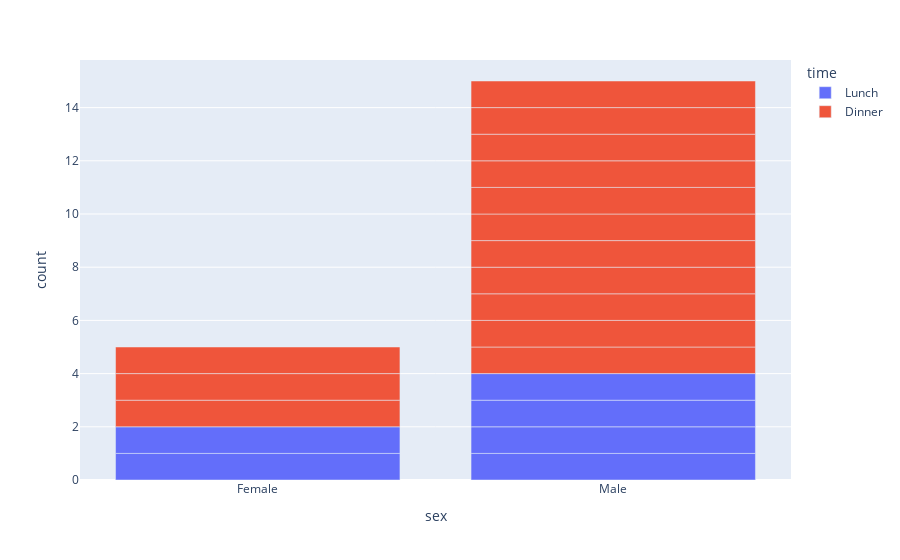

Notebook code for this chart:
### Code cell
fif = px.bar(data_frame= df, x="sex", color="time")
fif.show()

### Figure 1 — Plotly figure (JSON) as saved in the notebook; plotly's stock layout.template omitted (floating-point values rounded to 4 significant figures)
{"data": [{"hovertemplate": "time=Lunch<br>sex=%{x}<br>count=%{y}<extra></extra>", "legendgroup": "Lunch", "marker": {"color": "#636efa", "pattern": {"shape": ""}}, "name": "Lunch", "orientation": "v", "showlegend": true, "textposition": "auto", "type": "bar", "x": ["Female", "Male", "Male", "Male", "Male", "Female"], "xaxis": "x", "y": [1, 1, 1, 1, 1, 1], "yaxis": "y"}, {"hovertemplate": "time=Dinner<br>sex=%{x}<br>count=%{y}<extra></extra>", "legendgroup": "Dinner", "marker": {"color": "#EF553B", "pattern": {"shape": ""}}, "name": "Dinner", "orientation": "v", "showlegend": true, "textposition": "auto", "type": "bar", "x": ["Male", "Female", "Male", "Male", "Male", "Female", "Male", "Male", "Male", "Female", "Male", "Male", "Male", "Male"], "xaxis": "x", "y": [1, 1, 1, 1, 1, 1, 1, 1, 1, 1, 1, 1, 1, 1], "yaxis": "y"}], "layout": {"barmode": "relative", "legend": {"title": {"text": "time"}, "tracegroupgap": 0}, "margin": {"t": 60}, "xaxis": {"anchor": "y", "domain": [0, 1], "title": {"text": "sex"}}, "yaxis": {"anchor": "x", "domain": [0, 1], "title": {"text": "count"}}}}
